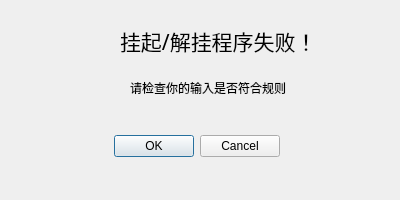
<?xml version="1.0" encoding="UTF-8"?>
<ui version="4.0">
 <class>lockfailed</class>
 <widget class="QDialog" name="lockfailed">
  <property name="geometry">
   <rect>
    <x>0</x>
    <y>0</y>
    <width>400</width>
    <height>200</height>
   </rect>
  </property>
  <property name="maximumSize">
   <size>
    <width>400</width>
    <height>200</height>
   </size>
  </property>
  <property name="windowTitle">
   <string>Dialog</string>
  </property>
  <widget class="QDialogButtonBox" name="buttonBox">
   <property name="geometry">
    <rect>
     <x>80</x>
     <y>130</y>
     <width>200</width>
     <height>32</height>
    </rect>
   </property>
   <property name="orientation">
    <enum>Qt::Horizontal</enum>
   </property>
   <property name="standardButtons">
    <set>QDialogButtonBox::Cancel|QDialogButtonBox::Ok</set>
   </property>
  </widget>
  <widget class="QLabel" name="label">
   <property name="geometry">
    <rect>
     <x>120</x>
     <y>0</y>
     <width>191</width>
     <height>81</height>
    </rect>
   </property>
   <property name="font">
    <font>
     <family>等线</family>
     <pointsize>16</pointsize>
    </font>
   </property>
   <property name="text">
    <string>挂起/解挂程序失败！</string>
   </property>
  </widget>
  <widget class="QLabel" name="label_2">
   <property name="geometry">
    <rect>
     <x>130</x>
     <y>80</y>
     <width>181</width>
     <height>16</height>
    </rect>
   </property>
   <property name="text">
    <string>请检查你的输入是否符合规则</string>
   </property>
  </widget>
 </widget>
 <resources/>
 <connections>
  <connection>
   <sender>buttonBox</sender>
   <signal>accepted()</signal>
   <receiver>lockfailed</receiver>
   <slot>accept()</slot>
   <hints>
    <hint type="sourcelabel">
     <x>248</x>
     <y>254</y>
    </hint>
    <hint type="destinationlabel">
     <x>157</x>
     <y>274</y>
    </hint>
   </hints>
  </connection>
  <connection>
   <sender>buttonBox</sender>
   <signal>rejected()</signal>
   <receiver>lockfailed</receiver>
   <slot>reject()</slot>
   <hints>
    <hint type="sourcelabel">
     <x>316</x>
     <y>260</y>
    </hint>
    <hint type="destinationlabel">
     <x>286</x>
     <y>274</y>
    </hint>
   </hints>
  </connection>
 </connections>
</ui>
